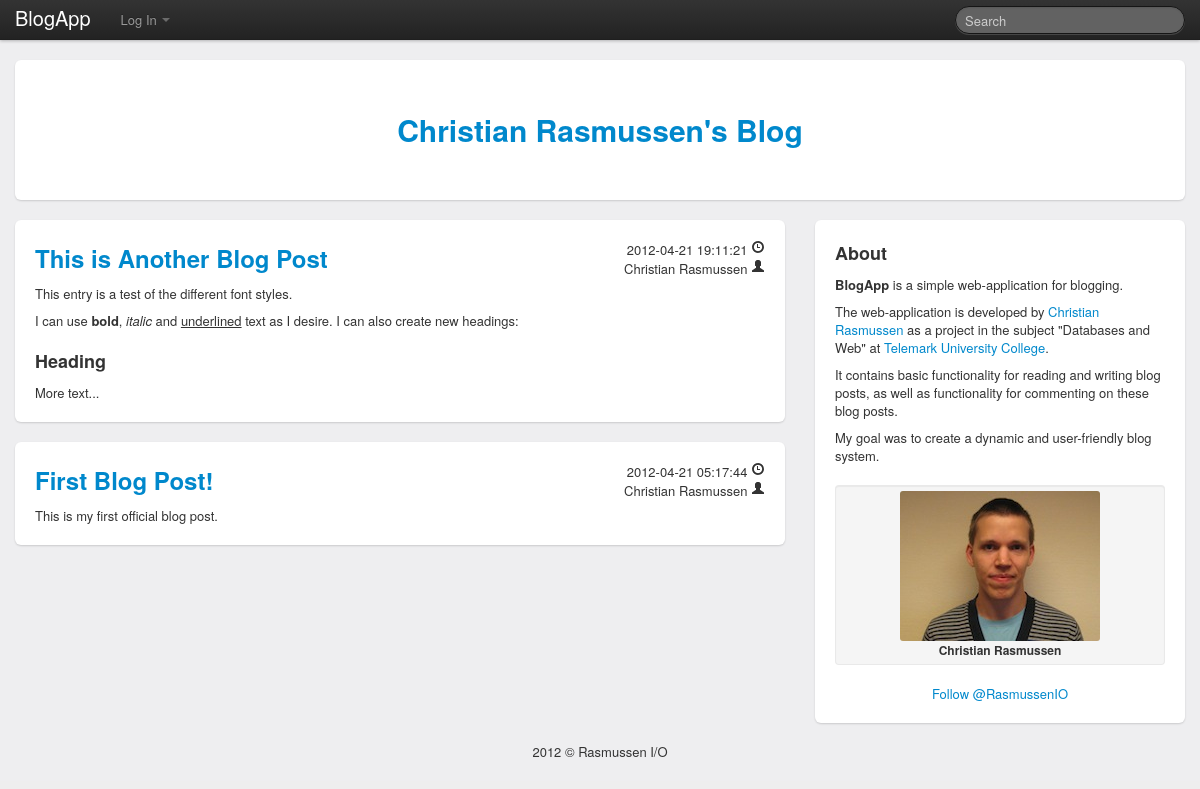
The page / on the database its author committed.
### tables this page shows
CREATE TABLE IF NOT EXISTS `posts` (
  `postId` int(10) unsigned NOT NULL AUTO_INCREMENT,
  `userId` int(10) unsigned NOT NULL,
  `title` varchar(200) NOT NULL,
  `body` text NOT NULL,
  `createdAt` datetime NOT NULL,
  `modifiedAt` timestamp NOT NULL DEFAULT CURRENT_TIMESTAMP,
  PRIMARY KEY (`postId`),
  KEY `userId` (`userId`)
);

### Backend/Libraries/Template/Template.php (called while the page is built, shortened)
<?php
class Template
{
	public static function parse($templateFile, array $values = array())
	{
		extract($values);
		include($templateFile);
		$output = ob_get_clean();
		return $output;
	}
	public static function parseTemplateInterface(TemplateInterface $source, array $additionalValues = array())
	{
		$values = array_merge($source->getTemplateValues(), $additionalValues);
		return self::parse($source->getTemplateFile(), $values);
	}
}

### Backend/Models/Post.php (called while the page is built, shortened)
<?php
require_once(__DIR__ . '/../App.php');
require_once(__DIR__ . '/AbstractModel.php');
require_once(__DIR__ . '/User.php');
class Post extends AbstractModel implements TemplateInterface
{
	protected $user;
	public static function getPosts($limit = 10, $offset = 0)
	{
		$db = App::getDB();
		$query = sprintf("SELECT postId, userId, title, body, createdAt, modifiedAt FROM posts ORDER BY createdAt DESC LIMIT %u,%u",
			$db->real_escape_string($offset),
			$db->real_escape_string($limit)
		);
		$posts = array();
		if (($result = $db->query($query)) && ($result->num_rows > 0))
		{
			while ($post = $result->fetch_object(__CLASS__))
			{
				array_push($posts, $post);
			}
		}
		return $posts;
	}
	public function getPostURL()
	{
		$cleanTitle = preg_replace('/[^\w]+/', '-', $this->getTitle());
		$trimmedCleanTitle = trim($cleanTitle, '-');
		return sprintf("%s-%d", $trimmedCleanTitle, $this->getPostId());
	}
	public function getUser()
	{
		if (empty($this->user))
		{
			$this->user = User::getUserForId($this->getUserId());
		}
		return $this->user;
	}
	protected function getModelAttributes()
	{
		return array(
			'postId' => 'integer',
			'userId' => 'integer',
			'title' => 'string',
			'body' => 'string',
			'createdAt' => 'string',
			'modifiedAt' => 'string'
		);
	}
	public function getTemplateValues()
	{
		$values['postId'] = $this->getPostId();
		$values['fullName'] = $this->getUser()->getFullName();
		$values['title'] =  $this->getTitle();
		$values['body'] =  $this->getBody();
		$values['createdAt'] =  $this->getCreatedAt();
		$values['modifiedAt'] =  $this->getModifiedAt();
		$values['postURL'] = $this->getPostURL();
		return $values;
	}
	public function getTemplateFile()
	{
		return __DIR__ . '/../Views/Snippets/SinglePost.php';
	}
	public function __toString()
	{
		return Template::parseTemplateInterface($this);
	}
}

### Backend/Controllers/Posts.php (called while the page is built, shortened)
<?php
require_once(__DIR__ . '/AbstractPage.php');
require_once(__DIR__ . '/../Models/Post.php');
class Posts extends AbstractPage
{
	public function getTemplateValues()
	{
		$values['posts'] = $this->getPosts();
		return $values;
	}
	public function getTemplateFile()
	{
		return __DIR__ . '/../Views/Pages/Posts.php';
	}
	private function getPosts()
	{
		$searchQuery = filter_input(INPUT_GET, 'query', FILTER_SANITIZE_STRING);
		if (!empty($searchQuery))
			$posts = Post::getPostsForSearchQuery($searchQuery, 10);
		else
			$posts = Post::getPosts(5, 0);
		$output = '';
		foreach ($posts as $post)
		{
			$output .= (string)$post;
		}
		return $output;
	}
	protected function getAllowedActions()
	{
		$actions = parent::getAllowedActions();
		return $actions;
	}
}

### public_html/index.php (called while the page is built, shortened)
<?php
require_once(__DIR__ . '/../Backend/App.php');
App::run();

### Backend/Models/AbstractModel.php (called while the page is built, shortened)
<?php
abstract class AbstractModel
{
	public function __get($key)
	{
		if ($this->isModelAttribute($key))
		{
			$getter = sprintf('get%s', ucfirst($key));
			if (method_exists($this, $getter))
				$value = $this->$getter();
			else if (property_exists($this, $key))
				$value = $this->$key;
			else
				return;
			$requiredType = $this->getRequiredType($key);
			settype($value, $requiredType);
			return $value;
		}
	}
	public function __call($name, array $arguments)
	{
		$accessorMethod = substr($name, 0, 3);
		$attributeName = lcfirst(substr($name, 3));
		if ($this->isModelAttribute($attributeName))
		{
			if ($accessorMethod == 'get')
			{
				return $this->__get($attributeName);
			}
		}
	}
	private function isModelAttribute($key)
	{
		return array_key_exists($key, $this->getModelAttributes());
	}
	private function getRequiredType($key)
	{
		$modelAttributes = $this->getModelAttributes();
		return $modelAttributes[$key];
	}
}

### Backend/Models/User.php (called while the page is built, shortened)
<?php
require_once(__DIR__ . '/../App.php');
require_once(__DIR__ . '/AbstractModel.php');
class User extends AbstractModel
{
	public static function getUserForId($userId)
	{
		$db = App::getDB();
		$query = sprintf("SELECT userId, fullName, email, password, authorizationLevel FROM users WHERE userId = '%s'",
			$db->real_escape_string($userId)
		);
		if (($result = $db->query($query)) && ($result->num_rows > 0))
		{
			return $result->fetch_object(__CLASS__);
		}
	}
	protected function getModelAttributes()
	{
		return array(
			'userId' => 'integer',
			'fullName' => 'string',
			'email' => 'string',
			'password' => 'string',
			'authorizationLevel' => 'integer'
		);
	}
}

### Backend/Views/Snippets/SinglePost.php (the view, shortened to what this page needs)
<article class="entry" id="post-<?=$postId?>" data-page-url="<?=App::concatenatePageURL(App::getBaseURL(), App::getPage(), $postURL)?>" data-post-url="<?=$postURL?>" data-title="<?=$title?>">
  <div class="hide-on-edit-post visible-desktop">
    <div class="post-metadata">
      <ul class="unstyled">
        <li><?=$modifiedAt?> <i class="icon-time"></i></li>
        <li><?=$fullName?> <i class="icon-user"></i></li>
      </ul>
    </div>
  </div>
  <h2 class="title editable" onkeyup="refreshSaveButtonState(event);"><a href="<?=App::concatenatePageURL(App::getBaseURL(), 'PostDetails', $postURL)?>" onclick="navigateToPost('<?=$postURL?>'); return false;"><?=$title?></a></h2>
  <div class="body editable" onkeyup="refreshSaveButtonState(event);">
    <?=$body?>
  </div>
</article>

### Backend/Views/Pages/Posts.php (shortened to what this page needs)
<section id="posts-section">
<?=$posts?>
</section>

### Backend/Views/Main.php (shortened to what this page needs)
<!DOCTYPE html>
<html>
  <head>
    <link rel="stylesheet" type="text/css" href="<?=App::getBaseURL()?>/assets/css/bootstrap.min.css">
    <link rel="stylesheet" type="text/css" href="<?=App::getBaseURL()?>/assets/css/screen.css">
    <link rel="stylesheet" type="text/css" href="<?=App::getBaseURL()?>/assets/css/bootstrap-responsive.min.css">
  </head>
  <body>
    <div class="navbar navbar-fixed-top">
      <div class="navbar-inner">
        <div class="container">
          <a class="brand" href="<?=App::getBaseURL()?>" onclick="navigateToHome(); return false;">BlogApp</a>
          <div class="nav-collapse">
            <ul class="nav" id="login-toolbar">
<?=App::getLoginToolbar();?>
            </ul>
            <div class="pull-right" id="search-field">
              <form method="get" action="<?=App::concatenatePageURL(App::getBaseURL(), 'Posts')?>" class="navbar-search pull right">
                <input type="text" class="search-query" placeholder="Search" name="query" onkeyup="filterPosts('.search-query');" onsubmit="return false;">
              </form>
            </div>
          </div>
        </div>
      </div>
    </div>
    <div class="container">
      <header>
        <h1><a href="<?=App::getBaseURL()?>" onclick="navigateToHome(); return false;">Christian Rasmussen's Blog</a></h1>
      </header>
      <div class="row">
        <div class="span8" id="contents">
<?=$contents?>
        </div>
        <div class="span4">
<?php include(__DIR__ . '/Snippets/Sidebar.php'); ?>
        </div>
      </div>
      <footer>
        <p>2012 &copy; <a href="http://rasmussen.io">Rasmussen I/O</a></p>
      </footer>
    </div>
  </body>
</html>

### Backend/App.php (shortened to what this page needs)
<?php
require_once(__DIR__ . '/Libraries/Template/Template.php');
require_once(__DIR__ . '/Models/User.php');
class App
{
	private static $page;
	private static $id;
	private static $action;
	private static $onlyContents;
	public static function run()
	{
		$isLoggedIn = self::authenticate();
		if (empty($isLoggedIn))
			self::loadPage();
	}
	public static function getBaseURL()
	{
		return $_ENV['app']['baseURL'];
	}
	public static function getPage()
	{
		return self::$page;
	}
	public static function getId()
	{
		return self::$id;
	}
	public static function getAction()
	{
		return self::$action;
	}
	public static function getOnlyContents()
	{
		return self::$onlyContents;
	}
	public static function isLoggedIn()
	{
		return isset($_SESSION['user']);
	}
	public static function getLoginToolbar()
	{
		if (self::isLoggedIn())
			print(self::getLoginToolbarLogOutContents());
		else
			print(self::getLoginToolbarLogInContents());
	}
	public static function concatenatePageURL($baseURL, $page = '', $id = '', $queryParameters = array())
	{
		$pageURL = $baseURL . '/index.php';
		if (!empty($page))
		{
			$pageURL .= '?page=' . $page;
			if (!empty($id))
				$pageURL .= '&id=' . $id;
		}
		if (!empty($queryParameters))
		{
			$separator = (!empty($page)) ? '&' : '?';
			$queryString = http_build_query($queryParameters);
			$pageURL .= $separator . $queryString;
		}
		return $pageURL;
	}
	private static function getLoginToolbarLogInContents()
	{
		$values = array(
			'pageURL' => App::concatenatePageURL(App::getBaseURL(), App::getPage(), App::getId(), array('action' => 'logIn'))
	    );
	    return Template::parse(__DIR__ . '/Views/Snippets/LoginToolbarLogIn.php', $values);
	}
	private static function getURLParameters()
	{
		self::$page = filter_input(INPUT_GET, 'page', FILTER_SANITIZE_STRING);
		self::$id = filter_input(INPUT_GET, 'id', FILTER_SANITIZE_STRING);
		self::$action = filter_input(INPUT_GET, 'action', FILTER_SANITIZE_STRING);
		self::$onlyContents = isset($_GET['onlyContents']);
	}
	private static function loadPage()
	{
		$authorizationLevel = (self::isLoggedIn()) ? 10 : 0;
		$controller = PageFactory::load(self::getPage(), self::getId(), $authorizationLevel);
		$controller->performAction(App::getAction(), $authorizationLevel, self::getOnlyContents());
	}
}

### Backend/Views/Snippets/LoginToolbarLogIn.php (shortened to what this page needs)
<li class="dropdown" id="login-dropdown">
  <a class="dropdown-toggle" data-toggle="dropdown" href="#">
    Log In <b class="caret"></b>
  </a>
</li>

### Backend/Views/Snippets/Sidebar.php (shortened to what this page needs)
<aside id="sidebar">
  <section id="about-blog-section">
    <h3>About</h3>
    <p><strong>BlogApp</strong> is a simple web-application for blogging.</p>
    <p>The web-application is developed by <a href="mailto:christian.rasmussen@me.com">Christian Rasmussen</a> as a project in the subject "Databases and Web" at <a href="http://hit.no">Telemark University College</a>.</p>
    <p>It contains basic functionality for reading and writing blog posts, as well as functionality for commenting on these blog posts.</p>
    <p>My goal was to create a dynamic and user-friendly blog system.</p>
    <div class="thumbnail hidden-phone">
      <img src="<?=App::getBaseURL()?>/assets/img/profile.jpg" alt="Profile picture">
      <h5 style="text-align: center;">Christian Rasmussen</h5>
    </div>
    <div id="twitter-follow">
      <a href="https://twitter.com/RasmussenIO" class="twitter-follow-button" data-show-count="false" data-lang="en">Follow @RasmussenIO</a>
    </div>
</aside>

### Backend/Controllers/AbstractPage.php (shortened to what this page needs)
<?php
require_once(__DIR__ . '/../Libraries/Template/Template.php');
abstract class AbstractPage implements TemplateInterface
{
	protected static $defaultAction = 'view';
	public function viewPage()
	{
		$contents = $this->view();
		$mainFile = __DIR__ . '/../Views/Main.php';
		$output = Template::parse($mainFile, array(
			'title' =>  $this->getTitle(),
			'contents' => $contents
		));
		return $output;
	}
	public function getRequiredAuthorizationLevel()
	{
		return 0;
	}
	protected function getAllowedActions()
	{
		$actions['view'] = $this->getRequiredAuthorizationLevel();
		return $actions;
	}
	public final function performAction($action, $authorizationLevel = 0, $onlyContents = false)
	{
		if (empty($action))
			$action = self::$defaultAction;
		$allowedActions = $this->getAllowedActions();
		if (array_key_exists($action, $allowedActions))
		{
			$requiredAuthorizationLevel = $allowedActions[$action];
			if ($authorizationLevel >= $requiredAuthorizationLevel)
			{
				if (method_exists($this, $action))
				{
					if ($action == self::$defaultAction)
					{
						$output = ($onlyContents) ? $this->view() : $this->viewPage();
					}
					else
					{
						$output = $this->{$action}();
					}
					print($output);
				}
			}
		}
	}
	public function view()
	{
		return Template::parseTemplateInterface($this);
	}
}

### public_html/assets/css/screen.css (style rules this page uses)
html, body { background-color: #eee; }
body { background-color: #EEEEF0; padding-top: 40px; padding-bottom: 20px; }
header { text-align: center; }
header h1 { line-height: 100px; }
footer { margin-top: 20px; text-align: center; }
footer a { color: #333; }
header, .entry, #sidebar, #comments-section, #new-comment-section { margin-top: 20px; padding: 20px; background-color: #fff; border-radius: 6px; box-shadow: 0 1px 2px rgba(0, 0, 0, 0.15); }
p { margin: 9px 0 0 0; }
#sidebar .thumbnail { padding: 5px; margin: 20px 0 0 0; background-color: #F5F5F5; border: 1px solid rgba(0, 0, 0, 0.05); border-radius: 4px; box-shadow: inset 0 1px 1px rgba(0, 0, 0, 0.05); }
#sidebar .thumbnail img { border-radius: 3px; }
#twitter-follow { text-align: center; margin: 20px 0 0 0; }
.entry { position: relative; }
.entry .post-metadata { float: right; padding: 0 0 10px 10px; text-align: right; }
.entry h3 { margin-top: 18px; }

### rows shown on the page
posts: modifiedAt "2012-04-21 19:11:21", title "This is Another Blog Post", body "This entry is a test of the different font styles. I can use bold , italic and underlined text as I desire. I can also create new headings: Heading More text..."
posts: modifiedAt "2012-04-21 05:17:44", title "First Blog Post!", body "This is my first official blog post."

### other values the page prints
$fullName "Christian Rasmussen Christian Rasmussen"
